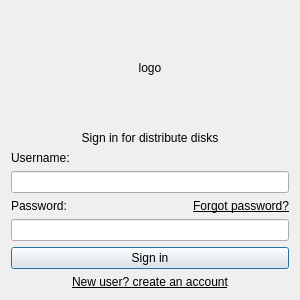
<?xml version="1.0" encoding="UTF-8"?>
<ui version="4.0">
 <class>Login</class>
 <widget class="QDialog" name="Login">
  <property name="enabled">
   <bool>true</bool>
  </property>
  <property name="geometry">
   <rect>
    <x>0</x>
    <y>0</y>
    <width>300</width>
    <height>300</height>
   </rect>
  </property>
  <property name="sizePolicy">
   <sizepolicy hsizetype="Fixed" vsizetype="Fixed">
    <horstretch>0</horstretch>
    <verstretch>0</verstretch>
   </sizepolicy>
  </property>
  <property name="minimumSize">
   <size>
    <width>300</width>
    <height>300</height>
   </size>
  </property>
  <property name="maximumSize">
   <size>
    <width>300</width>
    <height>300</height>
   </size>
  </property>
  <property name="windowTitle">
   <string>Dialog</string>
  </property>
  <layout class="QVBoxLayout" name="verticalLayout" stretch="1,0,0,0,0,0,0,0">
   <item>
    <layout class="QHBoxLayout" name="logoHzl" stretch="0,1,0">
     <item>
      <spacer name="horizontalSpacerL">
       <property name="orientation">
        <enum>Qt::Horizontal</enum>
       </property>
       <property name="sizeHint" stdset="0">
        <size>
         <width>40</width>
         <height>20</height>
        </size>
       </property>
      </spacer>
     </item>
     <item>
      <widget class="QLabel" name="logoLab">
       <property name="enabled">
        <bool>true</bool>
       </property>
       <property name="text">
        <string>logo</string>
       </property>
       <property name="alignment">
        <set>Qt::AlignCenter</set>
       </property>
      </widget>
     </item>
     <item>
      <spacer name="horizontalSpacerR">
       <property name="orientation">
        <enum>Qt::Horizontal</enum>
       </property>
       <property name="sizeHint" stdset="0">
        <size>
         <width>40</width>
         <height>20</height>
        </size>
       </property>
      </spacer>
     </item>
    </layout>
   </item>
   <item>
    <widget class="QLabel" name="signInTipsLab">
     <property name="font">
      <font>
       <underline>false</underline>
      </font>
     </property>
     <property name="layoutDirection">
      <enum>Qt::LeftToRight</enum>
     </property>
     <property name="text">
      <string>Sign in for distribute disks</string>
     </property>
     <property name="alignment">
      <set>Qt::AlignCenter</set>
     </property>
    </widget>
   </item>
   <item>
    <layout class="QHBoxLayout" name="usernameHzl">
     <item>
      <widget class="QLabel" name="usernameLab">
       <property name="text">
        <string>Username:</string>
       </property>
      </widget>
     </item>
    </layout>
   </item>
   <item>
    <widget class="QLineEdit" name="usernameLe">
     <property name="text">
      <string/>
     </property>
    </widget>
   </item>
   <item>
    <layout class="QHBoxLayout" name="passwordHzl">
     <item>
      <widget class="QLabel" name="pwdLab">
       <property name="text">
        <string>Password:</string>
       </property>
      </widget>
     </item>
     <item>
      <widget class="QLabel" name="pwdFgtLab">
       <property name="font">
        <font>
         <underline>true</underline>
        </font>
       </property>
       <property name="text">
        <string>Forgot password?</string>
       </property>
       <property name="alignment">
        <set>Qt::AlignRight|Qt::AlignTrailing|Qt::AlignVCenter</set>
       </property>
       <property name="textInteractionFlags">
        <set>Qt::LinksAccessibleByMouse</set>
       </property>
      </widget>
     </item>
    </layout>
   </item>
   <item>
    <widget class="QLineEdit" name="pwdLe">
     <property name="echoMode">
      <enum>QLineEdit::Password</enum>
     </property>
    </widget>
   </item>
   <item>
    <widget class="QPushButton" name="signInBtn">
     <property name="text">
      <string>Sign in</string>
     </property>
    </widget>
   </item>
   <item>
    <widget class="QLabel" name="newAccLab">
     <property name="font">
      <font>
       <underline>true</underline>
      </font>
     </property>
     <property name="text">
      <string>New user? create an account</string>
     </property>
     <property name="scaledContents">
      <bool>true</bool>
     </property>
     <property name="alignment">
      <set>Qt::AlignCenter</set>
     </property>
     <property name="openExternalLinks">
      <bool>true</bool>
     </property>
     <property name="textInteractionFlags">
      <set>Qt::LinksAccessibleByMouse</set>
     </property>
    </widget>
   </item>
  </layout>
 </widget>
 <resources/>
 <connections/>
</ui>
